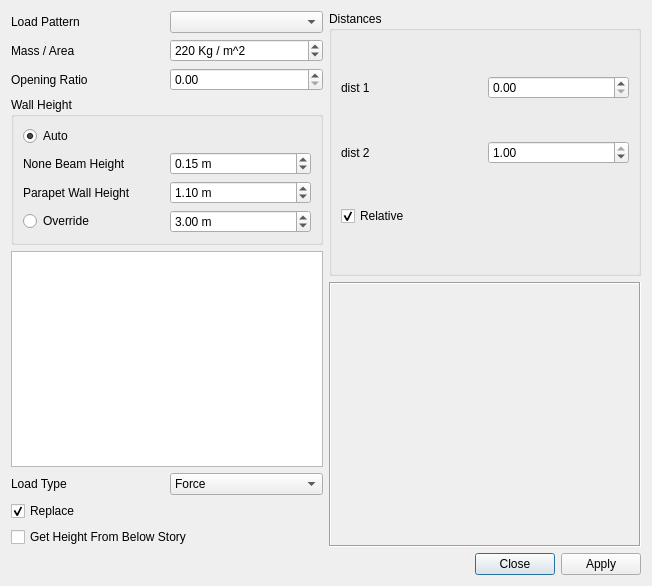
<?xml version="1.0" encoding="UTF-8"?>
<ui version="4.0">
 <class>Dialog</class>
 <widget class="QDialog" name="Dialog">
  <property name="geometry">
   <rect>
    <x>0</x>
    <y>0</y>
    <width>652</width>
    <height>586</height>
   </rect>
  </property>
  <property name="windowTitle">
   <string>Assign Wall Loads on Frames</string>
  </property>
  <property name="windowIcon">
   <iconset resource="../../resource.qrc">
    <normaloff>:/cfactor/images/wall.svg</normaloff>:/cfactor/images/wall.svg</iconset>
  </property>
  <layout class="QVBoxLayout" name="verticalLayout_2">
   <item>
    <layout class="QHBoxLayout" name="horizontalLayout">
     <item>
      <layout class="QGridLayout" name="gridLayout_2">
       <item row="1" column="0">
        <widget class="QLabel" name="label_2">
         <property name="text">
          <string>Mass / Area</string>
         </property>
        </widget>
       </item>
       <item row="7" column="0" colspan="2">
        <widget class="QListWidget" name="stories">
         <property name="selectionMode">
          <enum>QAbstractItemView::MultiSelection</enum>
         </property>
        </widget>
       </item>
       <item row="0" column="1">
        <widget class="QComboBox" name="loadpat"/>
       </item>
       <item row="1" column="1">
        <widget class="QSpinBox" name="mass">
         <property name="suffix">
          <string> Kg / m^2</string>
         </property>
         <property name="minimum">
          <number>1</number>
         </property>
         <property name="maximum">
          <number>10000</number>
         </property>
         <property name="singleStep">
          <number>10</number>
         </property>
         <property name="value">
          <number>220</number>
         </property>
        </widget>
       </item>
       <item row="0" column="0">
        <widget class="QLabel" name="label">
         <property name="text">
          <string>Load Pattern</string>
         </property>
        </widget>
       </item>
       <item row="8" column="0">
        <widget class="QLabel" name="label_5">
         <property name="text">
          <string>Load Type</string>
         </property>
        </widget>
       </item>
       <item row="8" column="1">
        <widget class="QComboBox" name="load_type">
         <item>
          <property name="text">
           <string>Force</string>
          </property>
         </item>
         <item>
          <property name="text">
           <string>Moment</string>
          </property>
         </item>
        </widget>
       </item>
       <item row="4" column="0" colspan="2">
        <widget class="QGroupBox" name="groupBox">
         <property name="title">
          <string>Wall Height</string>
         </property>
         <layout class="QGridLayout" name="gridLayout_3">
          <item row="4" column="1">
           <widget class="QDoubleSpinBox" name="height">
            <property name="prefix">
             <string/>
            </property>
            <property name="suffix">
             <string> m</string>
            </property>
            <property name="minimum">
             <double>0.100000000000000</double>
            </property>
            <property name="maximum">
             <double>20.000000000000000</double>
            </property>
            <property name="singleStep">
             <double>0.100000000000000</double>
            </property>
            <property name="value">
             <double>3.000000000000000</double>
            </property>
           </widget>
          </item>
          <item row="4" column="0">
           <widget class="QRadioButton" name="override_height">
            <property name="text">
             <string>Override</string>
            </property>
            <property name="checked">
             <bool>false</bool>
            </property>
           </widget>
          </item>
          <item row="1" column="0">
           <widget class="QLabel" name="label_6">
            <property name="text">
             <string>None Beam Height</string>
            </property>
           </widget>
          </item>
          <item row="2" column="0">
           <widget class="QLabel" name="label_8">
            <property name="text">
             <string>Parapet Wall Height</string>
            </property>
           </widget>
          </item>
          <item row="2" column="1">
           <widget class="QDoubleSpinBox" name="parapet_wall_height">
            <property name="prefix">
             <string/>
            </property>
            <property name="suffix">
             <string> m</string>
            </property>
            <property name="minimum">
             <double>0.000000000000000</double>
            </property>
            <property name="maximum">
             <double>5.000000000000000</double>
            </property>
            <property name="singleStep">
             <double>0.100000000000000</double>
            </property>
            <property name="value">
             <double>1.100000000000000</double>
            </property>
           </widget>
          </item>
          <item row="0" column="0">
           <widget class="QRadioButton" name="auto_height">
            <property name="text">
             <string>Auto</string>
            </property>
            <property name="checked">
             <bool>true</bool>
            </property>
           </widget>
          </item>
          <item row="1" column="1">
           <widget class="QDoubleSpinBox" name="none_beam_h">
            <property name="prefix">
             <string/>
            </property>
            <property name="suffix">
             <string> m</string>
            </property>
            <property name="minimum">
             <double>0.000000000000000</double>
            </property>
            <property name="maximum">
             <double>1.000000000000000</double>
            </property>
            <property name="singleStep">
             <double>0.100000000000000</double>
            </property>
            <property name="value">
             <double>0.150000000000000</double>
            </property>
           </widget>
          </item>
         </layout>
        </widget>
       </item>
       <item row="9" column="0" colspan="2">
        <widget class="QCheckBox" name="replace">
         <property name="text">
          <string>Replace</string>
         </property>
         <property name="checked">
          <bool>true</bool>
         </property>
        </widget>
       </item>
       <item row="10" column="0" colspan="2">
        <widget class="QCheckBox" name="height_from_below">
         <property name="text">
          <string>Get Height From Below Story</string>
         </property>
         <property name="checked">
          <bool>false</bool>
         </property>
        </widget>
       </item>
       <item row="3" column="1">
        <widget class="QDoubleSpinBox" name="opening_ratio">
         <property name="maximum">
          <double>1.000000000000000</double>
         </property>
         <property name="singleStep">
          <double>0.100000000000000</double>
         </property>
        </widget>
       </item>
       <item row="3" column="0">
        <widget class="QLabel" name="label_9">
         <property name="text">
          <string>Opening Ratio</string>
         </property>
        </widget>
       </item>
      </layout>
     </item>
     <item>
      <layout class="QVBoxLayout" name="verticalLayout">
       <item>
        <widget class="QGroupBox" name="groupBox_2">
         <property name="title">
          <string>Distances</string>
         </property>
         <layout class="QGridLayout" name="gridLayout">
          <item row="0" column="0">
           <widget class="QLabel" name="label_3">
            <property name="text">
             <string>dist 1</string>
            </property>
           </widget>
          </item>
          <item row="0" column="1">
           <widget class="QDoubleSpinBox" name="dist1">
            <property name="maximum">
             <double>1.000000000000000</double>
            </property>
           </widget>
          </item>
          <item row="1" column="0">
           <widget class="QLabel" name="label_4">
            <property name="text">
             <string>dist 2</string>
            </property>
           </widget>
          </item>
          <item row="1" column="1">
           <widget class="QDoubleSpinBox" name="dist2">
            <property name="maximum">
             <double>1.000000000000000</double>
            </property>
            <property name="value">
             <double>1.000000000000000</double>
            </property>
           </widget>
          </item>
          <item row="2" column="0">
           <widget class="QCheckBox" name="relative">
            <property name="text">
             <string>Relative</string>
            </property>
            <property name="checked">
             <bool>true</bool>
            </property>
           </widget>
          </item>
         </layout>
        </widget>
       </item>
       <item>
        <widget class="QLabel" name="label_7">
         <property name="maximumSize">
          <size>
           <width>400</width>
           <height>400</height>
          </size>
         </property>
         <property name="frameShape">
          <enum>QFrame::Box</enum>
         </property>
         <property name="frameShadow">
          <enum>QFrame::Sunken</enum>
         </property>
         <property name="text">
          <string/>
         </property>
         <property name="pixmap">
          <pixmap resource="../../resource.qrc">:/cfactor/images/wall_load.svg</pixmap>
         </property>
         <property name="scaledContents">
          <bool>true</bool>
         </property>
        </widget>
       </item>
      </layout>
     </item>
    </layout>
   </item>
   <item>
    <widget class="QDialogButtonBox" name="buttonBox">
     <property name="orientation">
      <enum>Qt::Horizontal</enum>
     </property>
     <property name="standardButtons">
      <set>QDialogButtonBox::Apply|QDialogButtonBox::Close</set>
     </property>
     <property name="centerButtons">
      <bool>false</bool>
     </property>
    </widget>
   </item>
  </layout>
 </widget>
 <resources>
  <include location="../../resource.qrc"/>
 </resources>
 <connections>
  <connection>
   <sender>buttonBox</sender>
   <signal>accepted()</signal>
   <receiver>Dialog</receiver>
   <slot>accept()</slot>
   <hints>
    <hint type="sourcelabel">
     <x>248</x>
     <y>254</y>
    </hint>
    <hint type="destinationlabel">
     <x>157</x>
     <y>274</y>
    </hint>
   </hints>
  </connection>
  <connection>
   <sender>buttonBox</sender>
   <signal>rejected()</signal>
   <receiver>Dialog</receiver>
   <slot>reject()</slot>
   <hints>
    <hint type="sourcelabel">
     <x>316</x>
     <y>260</y>
    </hint>
    <hint type="destinationlabel">
     <x>286</x>
     <y>274</y>
    </hint>
   </hints>
  </connection>
 </connections>
</ui>
